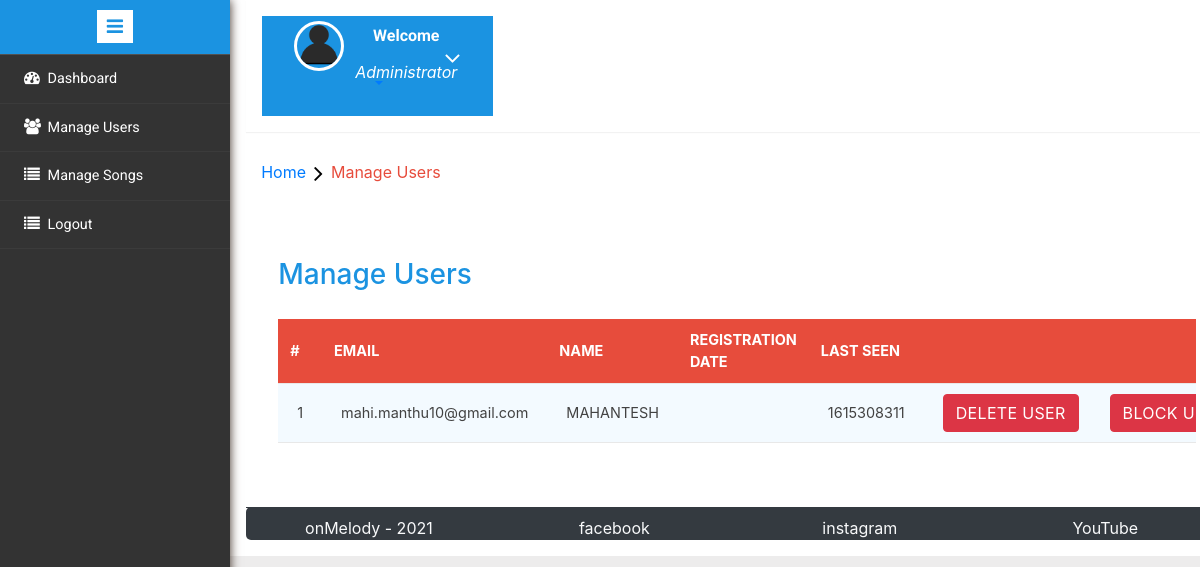
Before: /admin/manage-users.php (signed in) with the older database file.
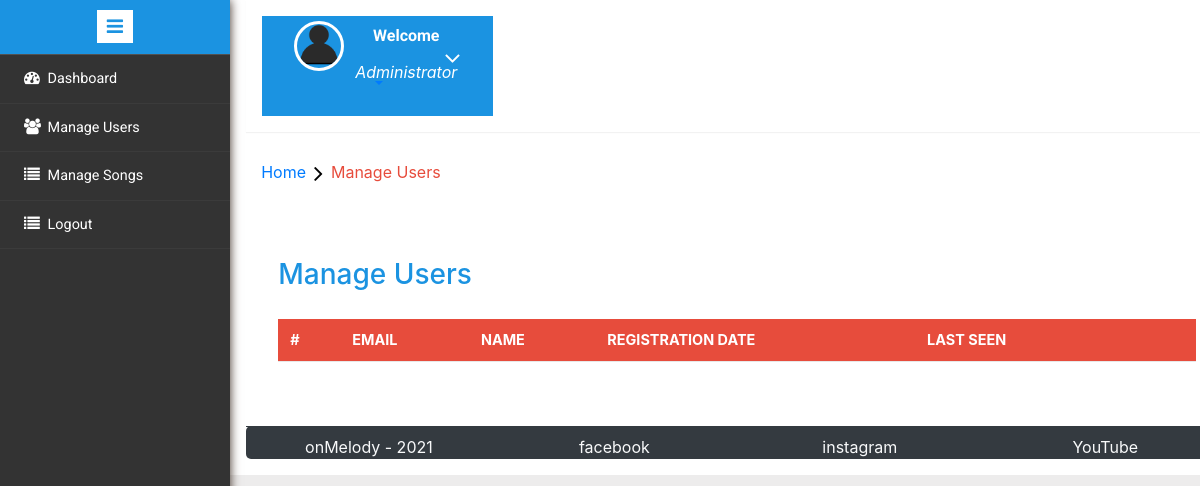
After: the same page with the newer database file.
### tables this page shows
CREATE TABLE `users` (
  `user_id` int(11) NOT NULL,
  `username` varchar(45) DEFAULT NULL,
  `password` text DEFAULT NULL,
  `first_name` varchar(45) DEFAULT NULL,
  `last_name` varchar(45) DEFAULT NULL,
  `reg_date` varchar(45) DEFAULT NULL,
  `last_seen` varchar(45) DEFAULT NULL,
  `photo` varchar(45) DEFAULT NULL,
  `verify` int(11) NOT NULL,
  `code` varchar(40) NOT NULL,
  `block_status` int(11) NOT NULL
);

### admin/manage-users.php (the view, shortened to what this page needs)
<?php
include('includes/db.php');
if (strlen($_SESSION['alogin']) == 0) {
	header('location:index.php');
} else {
?>
	<!DOCTYPE HTML>
	<html>
	<head>
		<link href="css/bootstrap.min.css" rel='stylesheet' type='text/css' />
		<link href="css/style.css" rel='stylesheet' type='text/css' />
		<link rel="stylesheet" href="css/morris.css" type="text/css" />
		<link href="css/font-awesome.css" rel="stylesheet">
		<link rel="stylesheet" type="text/css" href="css/table-style.css" />
		<link rel="stylesheet" type="text/css" href="css/basictable.css" />
		<link rel="stylesheet" href="https://maxcdn.bootstrapcdn.com/bootstrap/4.0.0/css/bootstrap.min.css">
		<link rel="stylesheet" href="css/icon-font.min.css" type='text/css' />
	</head>
	<body>
		<div class="page-container">
			<div class="left-content">
				<div class="mother-grid-inner">
					<?php include('./includes/header.php'); ?>
				</div>
				<ol class="breadcrumb">
					<li class="breadcrumb-item"><a href="index.html">Home</a><i class="fa fa-angle-right"></i>Manage Users</li>
				</ol>
				<div class="agile-grids">
					<div class="agile-tables">
						<div class="w3l-table-info">
							<h2>Manage Users</h2>
							<div class="table-responsive">
								<table id="table">
									<thead>
										<tr>
											<th>#</th>
											<th>Email</th>
											<th>Name</th>
											<th>Registration Date </th>
											<th>Last Seen</th>
											<th></th>
											<th></th>
										</tr>
									</thead>
									<tbody>
										<?php $sql = "SELECT * from users";
										$query = mysqli_query($conn, $sql);
										$cnt = 1;
										if (mysqli_num_rows($query) > 0) {
											while ($result = $query->fetch_assoc()) {				?>
												<tr>
													<td><?php echo htmlentities($cnt); ?></td>
													<td><?php echo htmlentities($result['username']); ?></td>
													<td><?php echo htmlentities($result['first_name']) . " " . htmlentities($result['last_name']); ?></td>
													<td><?php echo htmlentities($result['reg_date']); ?></td>
													<td><?php echo htmlentities($result['last_seen']); ?></td>
													<td><a href="delete.php?userid=<?php echo $result['user_id'] ?>" class="btn btn-danger">Delete User</a></td>
													<?php
													if ($result['block_status'] == 0) { ?>
														<td><a href="#" id="blockuser" class="btn btn-danger">Block User</a></td>
													<?php
													} else {
													?>
														<td><a href="#" id="unblockuser" class="btn btn-danger">UnBlock User</a></td>
													<?php
													}
													?>
												</tr>
										<?php $cnt = $cnt + 1;
											}
										} ?>
									</tbody>
								</table>
							</div>
						</div>
					</div>
					<?php include('includes/footer.php'); ?>
			<?php include('includes/sidebarmenu.php'); ?>
	</body>
	</html>
<?php } ?>

Changed rows visible on the page:
removed users: username "mahi.manthu10@gmail.com", first_name "MAHANTESH", last_seen "1615308311", block_status "BLOCK…"
